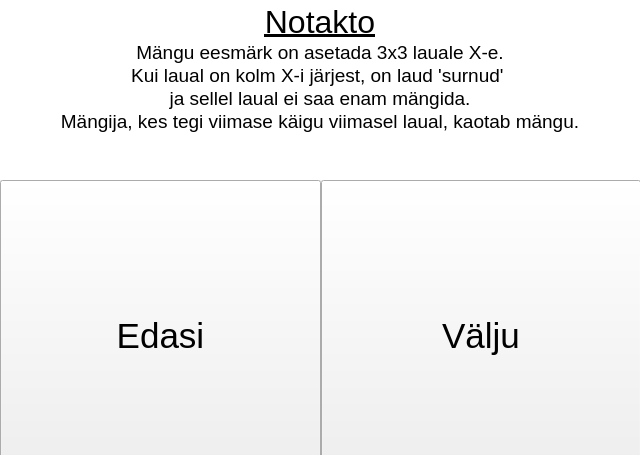
<?xml version="1.0" encoding="UTF-8"?>
<ui version="4.0">
 <class>avalehtSisu</class>
 <widget class="QWidget" name="avalehtSisu">
  <property name="geometry">
   <rect>
    <x>0</x>
    <y>0</y>
    <width>640</width>
    <height>455</height>
   </rect>
  </property>
  <property name="maximumSize">
   <size>
    <width>640</width>
    <height>455</height>
   </size>
  </property>
  <property name="windowTitle">
   <string>Form</string>
  </property>
  <widget class="QWidget" name="verticalLayoutWidget">
   <property name="geometry">
    <rect>
     <x>0</x>
     <y>0</y>
     <width>641</width>
     <height>491</height>
    </rect>
   </property>
   <layout class="QVBoxLayout" name="verticalLayout">
    <property name="spacing">
     <number>0</number>
    </property>
    <item>
     <widget class="QTextBrowser" name="kirjeldus">
      <property name="sizePolicy">
       <sizepolicy hsizetype="Expanding" vsizetype="Minimum">
        <horstretch>0</horstretch>
        <verstretch>0</verstretch>
       </sizepolicy>
      </property>
      <property name="maximumSize">
       <size>
        <width>640</width>
        <height>180</height>
       </size>
      </property>
      <property name="styleSheet">
       <string notr="true">border: none;</string>
      </property>
      <property name="html">
       <string>&lt;!DOCTYPE HTML PUBLIC &quot;-//W3C//DTD HTML 4.0//EN&quot; &quot;http://www.w3.org/TR/REC-html40/strict.dtd&quot;&gt;
&lt;html&gt;&lt;head&gt;&lt;meta name=&quot;qrichtext&quot; content=&quot;1&quot; /&gt;&lt;meta charset=&quot;utf-8&quot; /&gt;&lt;style type=&quot;text/css&quot;&gt;
p, li { white-space: pre-wrap; }
hr { height: 1px; border-width: 0; }
li.unchecked::marker { content: &quot;\2610&quot;; }
li.checked::marker { content: &quot;\2612&quot;; }
&lt;/style&gt;&lt;/head&gt;&lt;body style=&quot; font-family:'Segoe UI'; font-size:9pt; font-weight:400; font-style:normal;&quot;&gt;
&lt;p align=&quot;center&quot; style=&quot; margin-top:0px; margin-bottom:0px; margin-left:0px; margin-right:0px; -qt-block-indent:0; text-indent:0px;&quot;&gt;&lt;span style=&quot; font-size:24pt; text-decoration: underline;&quot;&gt;Notakto&lt;/span&gt;&lt;/p&gt;
&lt;p align=&quot;center&quot; style=&quot; margin-top:0px; margin-bottom:0px; margin-left:0px; margin-right:0px; -qt-block-indent:0; text-indent:0px;&quot;&gt;&lt;span style=&quot; font-size:14pt;&quot;&gt;Mängu eesmärk on asetada 3x3 lauale X-e.&lt;/span&gt;&lt;/p&gt;
&lt;p align=&quot;center&quot; style=&quot; margin-top:0px; margin-bottom:0px; margin-left:0px; margin-right:0px; -qt-block-indent:0; text-indent:0px;&quot;&gt;&lt;span style=&quot; font-size:14pt;&quot;&gt;Kui laual on kolm X-i järjest, on laud 'surnud' &lt;/span&gt;&lt;/p&gt;
&lt;p align=&quot;center&quot; style=&quot; margin-top:0px; margin-bottom:0px; margin-left:0px; margin-right:0px; -qt-block-indent:0; text-indent:0px;&quot;&gt;&lt;span style=&quot; font-size:14pt;&quot;&gt;ja sellel laual ei saa enam mängida.&lt;/span&gt;&lt;/p&gt;
&lt;p align=&quot;center&quot; style=&quot; margin-top:0px; margin-bottom:0px; margin-left:0px; margin-right:0px; -qt-block-indent:0; text-indent:0px;&quot;&gt;&lt;span style=&quot; font-size:14pt;&quot;&gt;Mängija, kes tegi viimase käigu viimasel laual, kaotab mängu.&lt;/span&gt;&lt;/p&gt;&lt;/body&gt;&lt;/html&gt;</string>
      </property>
     </widget>
    </item>
    <item>
     <layout class="QHBoxLayout" name="horizontalLayout_3">
      <item>
       <widget class="QPushButton" name="mangiNupp">
        <property name="sizePolicy">
         <sizepolicy hsizetype="Minimum" vsizetype="Minimum">
          <horstretch>0</horstretch>
          <verstretch>0</verstretch>
         </sizepolicy>
        </property>
        <property name="font">
         <font>
          <pointsize>26</pointsize>
         </font>
        </property>
        <property name="text">
         <string>Edasi</string>
        </property>
       </widget>
      </item>
      <item>
       <widget class="QPushButton" name="valjuNupp">
        <property name="sizePolicy">
         <sizepolicy hsizetype="Minimum" vsizetype="Minimum">
          <horstretch>0</horstretch>
          <verstretch>0</verstretch>
         </sizepolicy>
        </property>
        <property name="font">
         <font>
          <pointsize>26</pointsize>
         </font>
        </property>
        <property name="text">
         <string>Välju</string>
        </property>
       </widget>
      </item>
     </layout>
    </item>
   </layout>
  </widget>
 </widget>
 <resources/>
 <connections/>
</ui>
